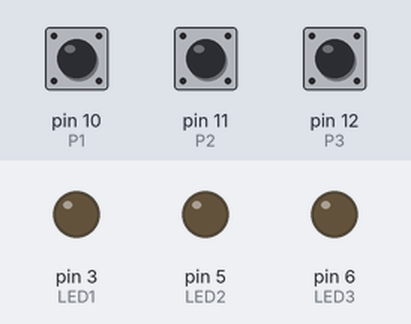
Recording of a sketch running on a simulated Arduino Uno, built with avr-gcc and run on an emulated ATmega328P. Shown: output pins drawn as LEDs (lit = HIGH). The inputs (shaded band) are chosen by the test bench; at power-on: pin 10 (P1) HIGH, pin 11 (P2) HIGH, pin 12 (P3) HIGH.

Above: at 1.2 s.
1.3 s: pin 10 (P1) pulled LOW for 0.15 s
At 1.4 s:
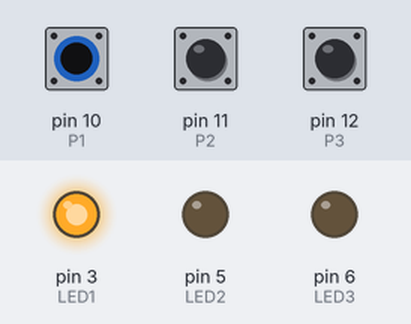
3.0 s: pin 11 (P2) pulled LOW for 0.15 s
At 3.1 s:
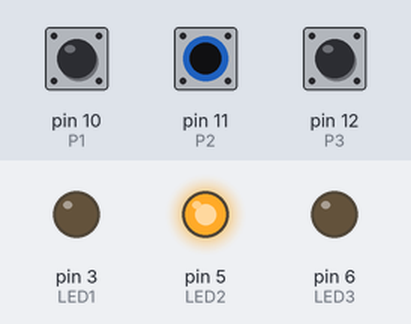
4.7 s: pin 12 (P3) pulled LOW for 0.15 s
At 4.8 s:
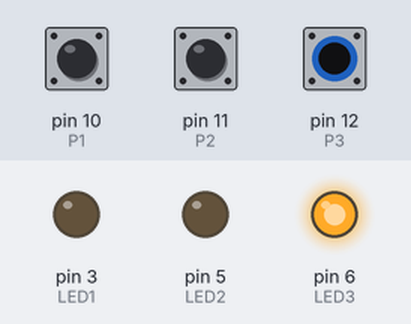
6.4 s: pin 12 (P3) pulled LOW for 3.2 s
At 10.8 s:
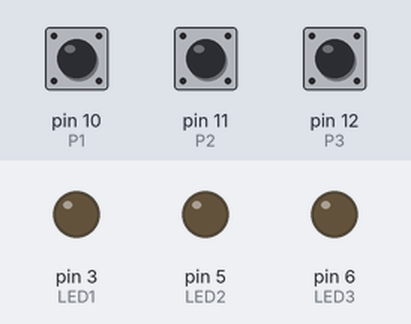
11.1 s: pin 10 (P1) pulled LOW for 3.2 s
At 12.1 s:
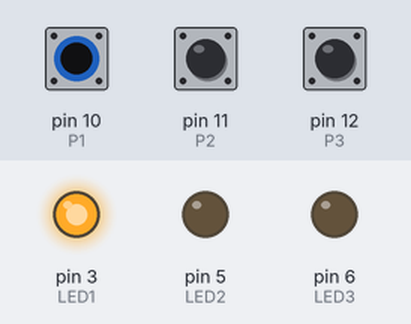
15.8 s: pin 10 (P1) driven LOW and pin 11 (P2) driven LOW
At 17.0 s:
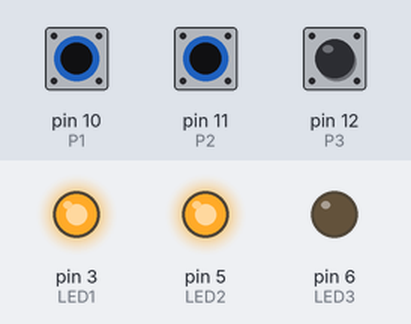
Timing chart, 0 to 18.3 s (numbered marks = the images above; inputs shaded):
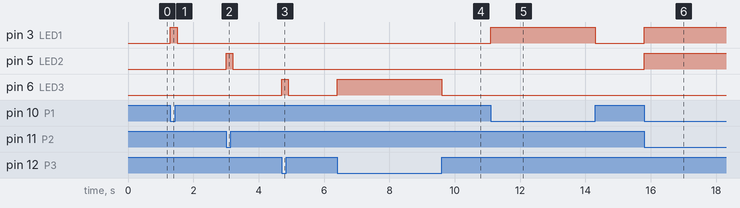

The sketch:

Progetto_01.pde
```cpp
/*
3 pulsanti disponibili e singolo led associato ad ogni pulsante. Se il pulsante viene premuto il rispettivo led viene acceso
*/

int Stato1 = 0;    // how bright the LED is
int Stato2 = 0;    // how bright the LED is
int Stato3 = 0;    // how bright the LED is
const int P1 = 10;     // the number of the pushbutton pin
const int P2 = 11;     // the number of the pushbutton pin
const int P3 = 12;     // the number of the pushbutton pin
const int LED1 =  3;      // the number of the LED pin
const int LED2 =  5;      // the number of the LED pin
const int LED3 =  6;      // the number of the LED pin

void setup()
{
  pinMode(LED1, OUTPUT);  //Impostazione PIN come uscita
  pinMode(LED2, OUTPUT);  //Impostazione PIN come uscita
  pinMode(LED3, OUTPUT);  //Impostazione PIN come uscita
  pinMode(P1, INPUT);  //Impostazione PIN come ingresso
  pinMode(P2, INPUT);  //Impostazione PIN come ingresso
  pinMode(P3, INPUT);  //Impostazione PIN come ingresso
  digitalWrite(P1, HIGH);  //Abilitazione pull-up
  digitalWrite(P2, HIGH);  //Abilitazione pull-up
  digitalWrite(P3, HIGH);  //Abilitazione pull-up
}

void loop()
{
  //Lettura stato pulsanti
  Stato1 = digitalRead(P1);
  Stato2 = digitalRead(P2);
  Stato3 = digitalRead(P3);
  //Accensione/spegnimento LED in base allo stato pulsanti
  if (Stato1 == LOW)
  {
    //Accensione LED
    digitalWrite(LED1, HIGH);
  }
  else
  {
    //Spegnimento LED
    digitalWrite(LED1, LOW);
  }
  if (Stato2 == LOW)
  {
    digitalWrite(LED2, HIGH);
  }
  else
  {
    digitalWrite(LED2, LOW);
  }
  if (Stato3 == LOW)
  {
    digitalWrite(LED3, HIGH);
  }
  else
  {
    digitalWrite(LED3, LOW);
  }
  delay(100);  //Attesa 100ms
}
```

Measured:
- after the input at 1.3 s, pin 3 (LED1): LOW → HIGH at once, → LOW 0.20 s later
- after the input at 3.0 s, pin 5 (LED2): LOW → HIGH at once, → LOW 0.20 s later
- after the input at 4.7 s, pin 6 (LED3): LOW → HIGH at once, → LOW 0.20 s later
- after the input at 6.4 s, pin 6 (LED3): LOW → HIGH at once, → LOW 3.2 s later
- after the input at 11.1 s, pin 3 (LED1): LOW → HIGH at once, → LOW 3.2 s later
- after the input at 15.8 s, pin 3 (LED1), pin 5 (LED2): LOW → HIGH at once
